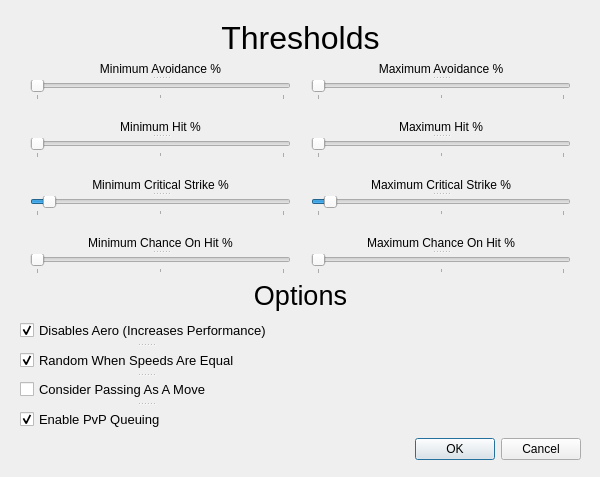
<?xml version="1.0" encoding="UTF-8"?>
<ui version="4.0">
 <class>PreferencesDialog</class>
 <widget class="QDialog" name="PreferencesDialog">
  <property name="geometry">
   <rect>
    <x>0</x>
    <y>0</y>
    <width>600</width>
    <height>477</height>
   </rect>
  </property>
  <property name="minimumSize">
   <size>
    <width>430</width>
    <height>440</height>
   </size>
  </property>
  <property name="baseSize">
   <size>
    <width>430</width>
    <height>440</height>
   </size>
  </property>
  <property name="windowTitle">
   <string>Preferences</string>
  </property>
  <widget class="QWidget" name="layoutWidget">
   <property name="geometry">
    <rect>
     <x>10</x>
     <y>10</y>
     <width>581</width>
     <height>460</height>
    </rect>
   </property>
   <layout class="QGridLayout" name="gridLayout">
    <property name="leftMargin">
     <number>10</number>
    </property>
    <property name="topMargin">
     <number>10</number>
    </property>
    <property name="rightMargin">
     <number>10</number>
    </property>
    <property name="bottomMargin">
     <number>10</number>
    </property>
    <item row="0" column="0" colspan="2">
     <widget class="QLabel" name="thresholdLabel">
      <property name="font">
       <font>
        <family>MS Sans Serif</family>
        <pointsize>24</pointsize>
        <weight>50</weight>
        <bold>false</bold>
       </font>
      </property>
      <property name="text">
       <string>Thresholds</string>
      </property>
      <property name="alignment">
       <set>Qt::AlignCenter</set>
      </property>
     </widget>
    </item>
    <item row="2" column="0" colspan="2">
     <widget class="QLabel" name="optionsLabel">
      <property name="font">
       <font>
        <family>MS Sans Serif</family>
        <pointsize>20</pointsize>
        <weight>50</weight>
        <bold>false</bold>
       </font>
      </property>
      <property name="text">
       <string>Options</string>
      </property>
      <property name="alignment">
       <set>Qt::AlignCenter</set>
      </property>
     </widget>
    </item>
    <item row="4" column="1">
     <widget class="QDialogButtonBox" name="buttonBox">
      <property name="standardButtons">
       <set>QDialogButtonBox::Cancel|QDialogButtonBox::Ok</set>
      </property>
     </widget>
    </item>
    <item row="3" column="0">
     <widget class="QSplitter" name="checkBoxSplitter">
      <property name="orientation">
       <enum>Qt::Vertical</enum>
      </property>
      <widget class="QCheckBox" name="aeroCheckBox">
       <property name="font">
        <font>
         <family>MS Shell Dlg 2</family>
         <pointsize>10</pointsize>
        </font>
       </property>
       <property name="text">
        <string>Disables Aero (Increases Performance)</string>
       </property>
       <property name="checked">
        <bool>true</bool>
       </property>
      </widget>
      <widget class="QCheckBox" name="tieCheckBox">
       <property name="font">
        <font>
         <family>MS Shell Dlg 2</family>
         <pointsize>10</pointsize>
        </font>
       </property>
       <property name="text">
        <string>Random When Speeds Are Equal</string>
       </property>
       <property name="checked">
        <bool>true</bool>
       </property>
      </widget>
      <widget class="QCheckBox" name="passCheckBox">
       <property name="font">
        <font>
         <family>MS Shell Dlg 2</family>
         <pointsize>10</pointsize>
        </font>
       </property>
       <property name="text">
        <string>Consider Passing As A Move</string>
       </property>
       <property name="checked">
        <bool>false</bool>
       </property>
      </widget>
      <widget class="QCheckBox" name="PvPCheckBox">
       <property name="font">
        <font>
         <family>MS Shell Dlg 2</family>
         <pointsize>10</pointsize>
        </font>
       </property>
       <property name="text">
        <string>Enable PvP Queuing</string>
       </property>
       <property name="checked">
        <bool>true</bool>
       </property>
      </widget>
     </widget>
    </item>
    <item row="1" column="0" colspan="2">
     <layout class="QGridLayout" name="thresholdsGridLayout">
      <property name="leftMargin">
       <number>10</number>
      </property>
      <property name="rightMargin">
       <number>10</number>
      </property>
      <property name="spacing">
       <number>20</number>
      </property>
      <item row="3" column="1">
       <widget class="QSplitter" name="maxChanceOnHitSplitter">
        <property name="orientation">
         <enum>Qt::Vertical</enum>
        </property>
        <widget class="QLabel" name="maxChanceOnHitLabel">
         <property name="contextMenuPolicy">
          <enum>Qt::NoContextMenu</enum>
         </property>
         <property name="layoutDirection">
          <enum>Qt::LeftToRight</enum>
         </property>
         <property name="text">
          <string>Maximum Chance On Hit %</string>
         </property>
         <property name="alignment">
          <set>Qt::AlignCenter</set>
         </property>
         <property name="buddy">
          <cstring>maxChanceOnHitSlider</cstring>
         </property>
        </widget>
        <widget class="QSlider" name="maxChanceOnHitSlider">
         <property name="minimum">
          <number>0</number>
         </property>
         <property name="maximum">
          <number>20</number>
         </property>
         <property name="singleStep">
          <number>1</number>
         </property>
         <property name="pageStep">
          <number>2</number>
         </property>
         <property name="value">
          <number>0</number>
         </property>
         <property name="sliderPosition">
          <number>0</number>
         </property>
         <property name="orientation">
          <enum>Qt::Horizontal</enum>
         </property>
         <property name="tickPosition">
          <enum>QSlider::TicksBelow</enum>
         </property>
         <property name="tickInterval">
          <number>10</number>
         </property>
        </widget>
       </widget>
      </item>
      <item row="3" column="0">
       <widget class="QSplitter" name="minChanceOnHitSplitter">
        <property name="orientation">
         <enum>Qt::Vertical</enum>
        </property>
        <widget class="QLabel" name="minChanceOnHitLabel">
         <property name="contextMenuPolicy">
          <enum>Qt::NoContextMenu</enum>
         </property>
         <property name="layoutDirection">
          <enum>Qt::LeftToRight</enum>
         </property>
         <property name="text">
          <string>Minimum Chance On Hit %</string>
         </property>
         <property name="alignment">
          <set>Qt::AlignCenter</set>
         </property>
         <property name="buddy">
          <cstring>minChanceOnHitSlider</cstring>
         </property>
        </widget>
        <widget class="QSlider" name="minChanceOnHitSlider">
         <property name="minimum">
          <number>0</number>
         </property>
         <property name="maximum">
          <number>20</number>
         </property>
         <property name="singleStep">
          <number>1</number>
         </property>
         <property name="pageStep">
          <number>2</number>
         </property>
         <property name="value">
          <number>0</number>
         </property>
         <property name="sliderPosition">
          <number>0</number>
         </property>
         <property name="orientation">
          <enum>Qt::Horizontal</enum>
         </property>
         <property name="tickPosition">
          <enum>QSlider::TicksBelow</enum>
         </property>
         <property name="tickInterval">
          <number>10</number>
         </property>
        </widget>
       </widget>
      </item>
      <item row="2" column="1">
       <widget class="QSplitter" name="maxCritSplitter">
        <property name="orientation">
         <enum>Qt::Vertical</enum>
        </property>
        <widget class="QLabel" name="maxCritLabel">
         <property name="contextMenuPolicy">
          <enum>Qt::NoContextMenu</enum>
         </property>
         <property name="layoutDirection">
          <enum>Qt::LeftToRight</enum>
         </property>
         <property name="text">
          <string>Maximum Critical Strike %</string>
         </property>
         <property name="alignment">
          <set>Qt::AlignCenter</set>
         </property>
         <property name="buddy">
          <cstring>maxCritSlider</cstring>
         </property>
        </widget>
        <widget class="QSlider" name="maxCritSlider">
         <property name="minimum">
          <number>0</number>
         </property>
         <property name="maximum">
          <number>20</number>
         </property>
         <property name="singleStep">
          <number>1</number>
         </property>
         <property name="pageStep">
          <number>2</number>
         </property>
         <property name="value">
          <number>1</number>
         </property>
         <property name="sliderPosition">
          <number>1</number>
         </property>
         <property name="orientation">
          <enum>Qt::Horizontal</enum>
         </property>
         <property name="tickPosition">
          <enum>QSlider::TicksBelow</enum>
         </property>
         <property name="tickInterval">
          <number>10</number>
         </property>
        </widget>
       </widget>
      </item>
      <item row="2" column="0">
       <widget class="QSplitter" name="minCritSplitter">
        <property name="orientation">
         <enum>Qt::Vertical</enum>
        </property>
        <widget class="QLabel" name="minCritLabel">
         <property name="contextMenuPolicy">
          <enum>Qt::NoContextMenu</enum>
         </property>
         <property name="layoutDirection">
          <enum>Qt::LeftToRight</enum>
         </property>
         <property name="text">
          <string>Minimum Critical Strike %</string>
         </property>
         <property name="alignment">
          <set>Qt::AlignCenter</set>
         </property>
         <property name="buddy">
          <cstring>minCritSlider</cstring>
         </property>
        </widget>
        <widget class="QSlider" name="minCritSlider">
         <property name="minimum">
          <number>0</number>
         </property>
         <property name="maximum">
          <number>20</number>
         </property>
         <property name="singleStep">
          <number>1</number>
         </property>
         <property name="pageStep">
          <number>2</number>
         </property>
         <property name="value">
          <number>1</number>
         </property>
         <property name="sliderPosition">
          <number>1</number>
         </property>
         <property name="orientation">
          <enum>Qt::Horizontal</enum>
         </property>
         <property name="tickPosition">
          <enum>QSlider::TicksBelow</enum>
         </property>
         <property name="tickInterval">
          <number>10</number>
         </property>
        </widget>
       </widget>
      </item>
      <item row="1" column="1">
       <widget class="QSplitter" name="maxHitSplitter">
        <property name="orientation">
         <enum>Qt::Vertical</enum>
        </property>
        <widget class="QLabel" name="maxHitLabel">
         <property name="contextMenuPolicy">
          <enum>Qt::NoContextMenu</enum>
         </property>
         <property name="layoutDirection">
          <enum>Qt::LeftToRight</enum>
         </property>
         <property name="text">
          <string>Maximum Hit %</string>
         </property>
         <property name="alignment">
          <set>Qt::AlignCenter</set>
         </property>
         <property name="buddy">
          <cstring>maxHitSlider</cstring>
         </property>
        </widget>
        <widget class="QSlider" name="maxHitSlider">
         <property name="minimum">
          <number>0</number>
         </property>
         <property name="maximum">
          <number>20</number>
         </property>
         <property name="singleStep">
          <number>1</number>
         </property>
         <property name="pageStep">
          <number>2</number>
         </property>
         <property name="value">
          <number>0</number>
         </property>
         <property name="sliderPosition">
          <number>0</number>
         </property>
         <property name="orientation">
          <enum>Qt::Horizontal</enum>
         </property>
         <property name="tickPosition">
          <enum>QSlider::TicksBelow</enum>
         </property>
         <property name="tickInterval">
          <number>10</number>
         </property>
        </widget>
       </widget>
      </item>
      <item row="0" column="1">
       <widget class="QSplitter" name="maxAvoidanceSplitter">
        <property name="orientation">
         <enum>Qt::Vertical</enum>
        </property>
        <widget class="QLabel" name="maxAvoidanceLabel">
         <property name="contextMenuPolicy">
          <enum>Qt::NoContextMenu</enum>
         </property>
         <property name="layoutDirection">
          <enum>Qt::LeftToRight</enum>
         </property>
         <property name="text">
          <string>Maximum Avoidance %</string>
         </property>
         <property name="alignment">
          <set>Qt::AlignCenter</set>
         </property>
         <property name="buddy">
          <cstring>maxAvoidanceSlider</cstring>
         </property>
        </widget>
        <widget class="QSlider" name="maxAvoidanceSlider">
         <property name="minimum">
          <number>0</number>
         </property>
         <property name="maximum">
          <number>20</number>
         </property>
         <property name="singleStep">
          <number>1</number>
         </property>
         <property name="pageStep">
          <number>2</number>
         </property>
         <property name="value">
          <number>0</number>
         </property>
         <property name="sliderPosition">
          <number>0</number>
         </property>
         <property name="orientation">
          <enum>Qt::Horizontal</enum>
         </property>
         <property name="tickPosition">
          <enum>QSlider::TicksBelow</enum>
         </property>
         <property name="tickInterval">
          <number>10</number>
         </property>
        </widget>
       </widget>
      </item>
      <item row="0" column="0">
       <widget class="QSplitter" name="minAvoidanceSplitter">
        <property name="orientation">
         <enum>Qt::Vertical</enum>
        </property>
        <widget class="QLabel" name="minAvoidanceLabel">
         <property name="contextMenuPolicy">
          <enum>Qt::NoContextMenu</enum>
         </property>
         <property name="layoutDirection">
          <enum>Qt::LeftToRight</enum>
         </property>
         <property name="text">
          <string>Minimum Avoidance %</string>
         </property>
         <property name="alignment">
          <set>Qt::AlignCenter</set>
         </property>
         <property name="buddy">
          <cstring>minAvoidanceSlider</cstring>
         </property>
        </widget>
        <widget class="QSlider" name="minAvoidanceSlider">
         <property name="minimum">
          <number>0</number>
         </property>
         <property name="maximum">
          <number>20</number>
         </property>
         <property name="singleStep">
          <number>1</number>
         </property>
         <property name="pageStep">
          <number>2</number>
         </property>
         <property name="sliderPosition">
          <number>0</number>
         </property>
         <property name="orientation">
          <enum>Qt::Horizontal</enum>
         </property>
         <property name="tickPosition">
          <enum>QSlider::TicksBelow</enum>
         </property>
         <property name="tickInterval">
          <number>10</number>
         </property>
        </widget>
       </widget>
      </item>
      <item row="1" column="0">
       <widget class="QSplitter" name="minHitSplitter">
        <property name="orientation">
         <enum>Qt::Vertical</enum>
        </property>
        <widget class="QLabel" name="minHitLabel">
         <property name="contextMenuPolicy">
          <enum>Qt::NoContextMenu</enum>
         </property>
         <property name="layoutDirection">
          <enum>Qt::LeftToRight</enum>
         </property>
         <property name="text">
          <string>Minimum Hit %</string>
         </property>
         <property name="alignment">
          <set>Qt::AlignCenter</set>
         </property>
         <property name="buddy">
          <cstring>minHitSlider</cstring>
         </property>
        </widget>
        <widget class="QSlider" name="minHitSlider">
         <property name="minimum">
          <number>0</number>
         </property>
         <property name="maximum">
          <number>20</number>
         </property>
         <property name="singleStep">
          <number>1</number>
         </property>
         <property name="pageStep">
          <number>2</number>
         </property>
         <property name="value">
          <number>0</number>
         </property>
         <property name="sliderPosition">
          <number>0</number>
         </property>
         <property name="orientation">
          <enum>Qt::Horizontal</enum>
         </property>
         <property name="tickPosition">
          <enum>QSlider::TicksBelow</enum>
         </property>
         <property name="tickInterval">
          <number>10</number>
         </property>
        </widget>
       </widget>
      </item>
     </layout>
    </item>
   </layout>
  </widget>
 </widget>
 <resources/>
 <connections>
  <connection>
   <sender>buttonBox</sender>
   <signal>rejected()</signal>
   <receiver>PreferencesDialog</receiver>
   <slot>close()</slot>
   <hints>
    <hint type="sourcelabel">
     <x>426</x>
     <y>418</y>
    </hint>
    <hint type="destinationlabel">
     <x>299</x>
     <y>219</y>
    </hint>
   </hints>
  </connection>
 </connections>
</ui>
